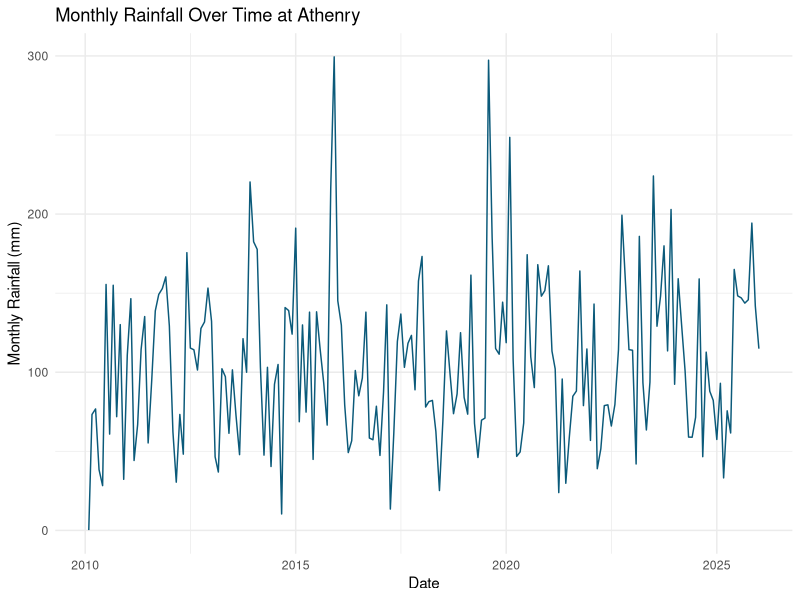
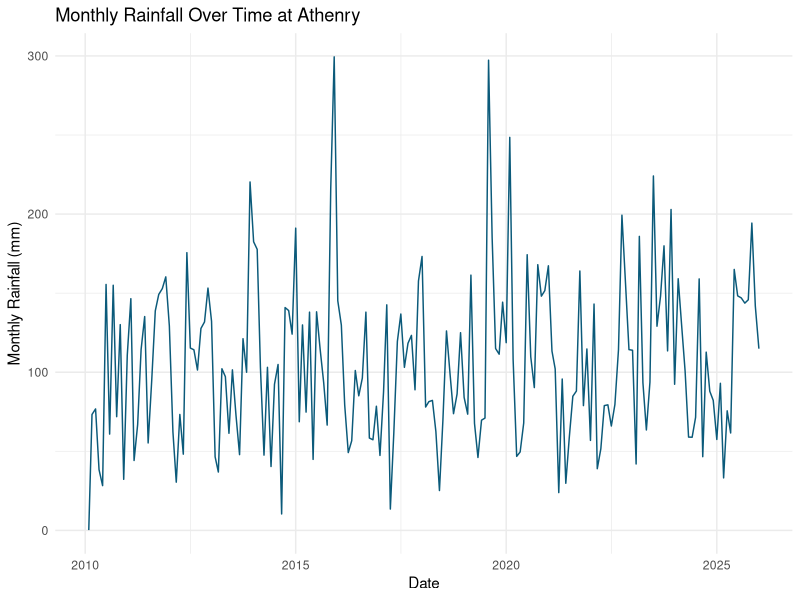

Reproduce these figures in R, in order.
# installs the needed packages for R
if (!requireNamespace("tidyverse", quietly = TRUE)) install.packages("tidyverse")
if (!requireNamespace("forecast",  quietly = TRUE)) install.packages("forecast")

# loads the libraries/packages for the assignment
library(tidyverse)
library(forecast)

# imports the data from the assignment excel sheet
weather <- read_csv(
  "Data Athenry.csv",
  skip = 24, # ignore the first 24 lines of the excel file which are metadata
  na = c("", " ", "NA"), # treats blanks as missing values
  show_col_types = FALSE
)

# keeps only needed columns and cleans the data
weather <- weather %>%
  select(date, maxtp, mintp, rain) %>%
  mutate(
    date = as.Date(date, format = "%d-%b-%Y"),
    maxtp = as.numeric(maxtp), 
    mintp = as.numeric(mintp),
    rain = as.numeric(rain),
    mean_temp = (maxtp + mintp) / 2, # calculates the average daily temperature
    year = as.integer(format(date, "%Y")), # extracts the year and month from each date
    month_num = as.integer(format(date, "%m")), 
    month_name = factor(month.abb[month_num], levels = month.abb)
  )

# monthly rainfall totals
monthly_rain <- weather %>%
  group_by(year, month_num, month_name) %>% # used for the rainfall graphs
  summarise(monthly_rain = sum(rain, na.rm = TRUE), .groups = "drop") %>%
  mutate(month_date = as.Date(paste(year, month_num, "01", sep = "-")))

# plot 1: monthly rainfall over time
p1 <- ggplot(monthly_rain, aes(x = month_date, y = monthly_rain)) +
  geom_line(color = "#0B5A7A") +
  labs(
    title = "Monthly Rainfall Over Time at Athenry",
    x = "Date",
    y = "Monthly Rainfall (mm)"
  ) +
  theme_minimal()

# outputs the plot 1
print(p1) 
ggsave("monthly_rainfall_time_plot.png", plot = p1, width = 8, height = 5)
